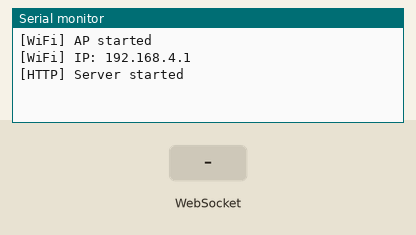
Recording of a sketch running on a simulated ESP32. Shown: the last lines printed to the serial monitor. Inputs (shaded band) come from the test bench. WiFi joins after 1.5 s; servers stay silent unless stated.

Above: at 1.2 s.
1.3 s: WebSocket text "1" received
At 2.2 s:
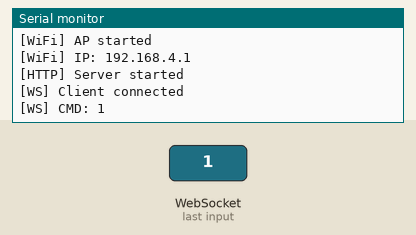
2.8 s: WebSocket text "5" received
At 3.3 s:
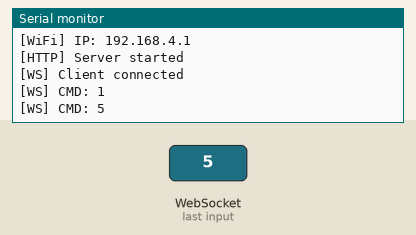

The sketch:

ESP32_BaseStation.ino
```cpp
/*
 * ESP32 Satellite Simulator — WiFi Bridge
 *
 * Receives telemetry from STM32 via UART (Serial2)
 * Hosts a web dashboard with WebSocket for real-time data
 * Sends commands back to STM32 (mode change, alarm thresholds, data dump)
 *
 * Wiring:
 *   ESP32 GPIO16 (RX2) <--- STM32 PA9  (USART1_TX)
 *   ESP32 GPIO17 (TX2) ---> STM32 PA10 (USART1_RX)
 *   GND <---> GND
 *
 * Libraries needed (install via Arduino Library Manager):
 *   - ESPAsyncWebServer
 *   - AsyncTCP
 */

#include <WiFi.h>
#include <AsyncTCP.h>
#include <ESPAsyncWebServer.h>

/* ---- WiFi credentials ---- */
const char* ssid     = "SATELLITE_SIM";
const char* password = "sat12345";

/* ---- UART to STM32 ---- */
#define STM32_BAUD 115200

/* ---- Web server + WebSocket ---- */
AsyncWebServer server(80);
AsyncWebSocket ws("/ws");

/* ---- Latest telemetry line from STM32 ---- */
String lastTelemetry = "";

/* ---- Command protocol to STM32 ---- */
/*
 * Commands sent over UART to STM32:
 *   CMD:MODE:NOMINAL\n
 *   CMD:MODE:SAFE\n
 *   CMD:MODE:SCIENCE\n
 *   CMD:MODE:ERROR_LOW\n
 *   CMD:MODE:ERROR_HIGH\n
 *   CMD:ALARM:TILT:0.8\n
 *   CMD:ALARM:TEMP:50.0\n
 *   CMD:ALARM:PRES_LOW:950.0\n
 *   CMD:ALARM:PRES_HIGH:1050.0\n
 *   CMD:ALARM:ALT_HIGH:2000.0\n
 *   CMD:ALARM:ALT_LOW:-100.0\n
 *   CMD:DUMP\n
 */

/* ---- HTML Dashboard ---- */
const char index_html[] PROGMEM = R"rawliteral(
<!DOCTYPE html>
<html>
<head>
<meta charset="UTF-8">
<meta name="viewport" content="width=device-width, initial-scale=1.0">
<title>Satellite Simulator</title>
<style>
  * { margin: 0; padding: 0; box-sizing: border-box; }
  body { font-family: 'Courier New', monospace; background: #0a0a0a; color: #00ff41; padding: 10px; }
  h1 { text-align: center; font-size: 1.4em; margin-bottom: 10px; color: #00ff41;
       text-shadow: 0 0 10px #00ff41; }
  .status-bar { display: flex; justify-content: space-between; padding: 5px 10px;
                background: #111; border: 1px solid #00ff41; margin-bottom: 10px; font-size: 0.8em; }
  .panel { background: #111; border: 1px solid #333; padding: 10px; margin-bottom: 10px; border-radius: 4px; }
  .panel h2 { font-size: 1em; color: #0af; margin-bottom: 8px; border-bottom: 1px solid #333;
              padding-bottom: 4px; }
  .data-grid { display: grid; grid-template-columns: 1fr 1fr 1fr; gap: 5px; }
  .data-item { font-size: 0.85em; }
  .data-item span { color: #fff; }
  .mode-btns { display: flex; gap: 5px; flex-wrap: wrap; }
  .mode-btns button { flex: 1; padding: 8px; border: 1px solid #333; background: #1a1a1a;
                      color: #ccc; cursor: pointer; font-family: inherit; font-size: 0.8em;
                      border-radius: 3px; min-width: 80px; }
  .mode-btns button:hover { background: #333; }
  .mode-btns button.active { background: #00ff41; color: #000; border-color: #00ff41; }
  .mode-btns button.error-low { border-color: #ff0; }
  .mode-btns button.error-low.active { background: #ff0; color: #000; }
  .mode-btns button.error-high { border-color: #f00; }
  .mode-btns button.error-high.active { background: #f00; color: #fff; }
  .threshold-row { display: flex; align-items: center; gap: 8px; margin: 4px 0; font-size: 0.8em; }
  .threshold-row label { min-width: 90px; }
  .threshold-row input { width: 70px; background: #1a1a1a; border: 1px solid #333; color: #fff;
                          padding: 3px 5px; font-family: inherit; }
  .threshold-row button { padding: 3px 8px; background: #0af; border: none; color: #000;
                           cursor: pointer; font-family: inherit; border-radius: 2px; }
  .btn-dump { width: 100%; padding: 10px; background: #0af; border: none; color: #000;
              cursor: pointer; font-family: inherit; font-size: 0.9em; border-radius: 3px;
              margin-top: 5px; }
  .alarm-flag { display: inline-block; padding: 2px 6px; border-radius: 2px; font-size: 0.8em; margin: 2px; }
  .alarm-ok { background: #1a3a1a; color: #0f0; }
  .alarm-on { background: #3a1a1a; color: #f00; animation: blink 0.5s infinite; }
  @keyframes blink { 50% { opacity: 0.3; } }
  .log { background: #050505; border: 1px solid #333; padding: 5px; height: 100px;
         overflow-y: auto; font-size: 0.7em; color: #666; margin-top: 5px; }
  #wsStatus { color: #f00; }
  #wsStatus.connected { color: #0f0; }
</style>
</head>
<body>
<h1>SATELLITE SIMULATOR</h1>
<div class="status-bar">
  <span>WS: <span id="wsStatus">DISCONNECTED</span></span>
  <span>MODE: <span id="currentMode">--</span></span>
  <span>UPTIME: <span id="uptime">0s</span></span>
</div>

<div class="panel">
  <h2>IMU DATA</h2>
  <div class="data-grid">
    <div class="data-item">AX: <span id="ax">--</span></div>
    <div class="data-item">AY: <span id="ay">--</span></div>
    <div class="data-item">AZ: <span id="az">--</span></div>
    <div class="data-item">GX: <span id="gx">--</span></div>
    <div class="data-item">GY: <span id="gy">--</span></div>
    <div class="data-item">GZ: <span id="gz">--</span></div>
  </div>
  <div class="data-item" style="margin-top:4px">T_IMU: <span id="timu">--</span> C</div>
</div>

<div class="panel">
  <h2>BMP280 DATA</h2>
  <div class="data-grid">
    <div class="data-item">TEMP: <span id="tbmp">--</span> C</div>
    <div class="data-item">PRES: <span id="pres">--</span> hPa</div>
    <div class="data-item">ALT: <span id="alt">--</span> m</div>
  </div>
</div>

<div class="panel">
  <h2>ALARMS</h2>
  <span id="a_tilt" class="alarm-flag alarm-ok">TILT:OK</span>
  <span id="a_temp" class="alarm-flag alarm-ok">TEMP:OK</span>
  <span id="a_pres" class="alarm-flag alarm-ok">PRES:OK</span>
  <span id="a_alt" class="alarm-flag alarm-ok">ALT:OK</span>
</div>

<div class="panel">
  <h2>MODE CONTROL</h2>
  <div class="mode-btns">
    <button id="btnNominal" onclick="sendMode('NOMINAL')">NOMINAL</button>
    <button id="btnSafe" onclick="sendMode('SAFE')">SAFE</button>
    <button id="btnScience" onclick="sendMode('SCIENCE')">SCIENCE</button>
    <button id="btnErrorLow" class="error-low" onclick="sendMode('ERROR_LOW')">ERROR LOW</button>
    <button id="btnErrorHigh" class="error-high" onclick="sendMode('ERROR_HIGH')">ERROR HIGH</button>
  </div>
</div>

<div class="panel">
  <h2>ALARM THRESHOLDS</h2>
  <div class="threshold-row">
    <label>Tilt (g):</label>
    <input type="number" id="thTilt" value="0.8" step="0.1">
    <button onclick="sendThreshold('TILT', 'thTilt')">SET</button>
  </div>
  <div class="threshold-row">
    <label>Temp (C):</label>
    <input type="number" id="thTemp" value="50" step="1">
    <button onclick="sendThreshold('TEMP', 'thTemp')">SET</button>
  </div>
  <div class="threshold-row">
    <label>Pres Low:</label>
    <input type="number" id="thPresLow" value="950" step="5">
    <button onclick="sendThreshold('PRES_LOW', 'thPresLow')">SET</button>
  </div>
  <div class="threshold-row">
    <label>Pres High:</label>
    <input type="number" id="thPresHigh" value="1050" step="5">
    <button onclick="sendThreshold('PRES_HIGH', 'thPresHigh')">SET</button>
  </div>
  <div class="threshold-row">
    <label>Alt High (m):</label>
    <input type="number" id="thAltHigh" value="2000" step="100">
    <button onclick="sendThreshold('ALT_HIGH', 'thAltHigh')">SET</button>
  </div>
  <div class="threshold-row">
    <label>Alt Low (m):</label>
    <input type="number" id="thAltLow" value="-100" step="10">
    <button onclick="sendThreshold('ALT_LOW', 'thAltLow')">SET</button>
  </div>
</div>

<div class="panel">
  <button class="btn-dump" onclick="sendCmd('CMD:DUMP')">REQUEST DATA DUMP</button>
  <div class="log" id="log"></div>
</div>

<script>
let ws;
let uptime = 0;
let currentMode = 'NOMINAL';

function connect() {
  ws = new WebSocket('ws://' + location.host + '/ws');
  ws.onopen = () => {
    document.getElementById('wsStatus').textContent = 'CONNECTED';
    document.getElementById('wsStatus').className = 'connected';
  };
  ws.onclose = () => {
    document.getElementById('wsStatus').textContent = 'DISCONNECTED';
    document.getElementById('wsStatus').className = '';
    setTimeout(connect, 2000);
  };
  ws.onmessage = (e) => {
    let d = e.data.trim();
    if (d.startsWith('MODE:')) {
      currentMode = d.substring(5);
      document.getElementById('currentMode').textContent = currentMode;
      updateModeButtons();
      return;
    }
    if (d.startsWith('LOG:')) {
      appendLog(d.substring(4));
      return;
    }
    /* Parse CSV telemetry: AX,AY,AZ,GX,GY,GZ,T_IMU,T_BMP,P,ALT,JX,JY,ALARMS */
    let v = d.split(',');
    if (v.length >= 13) {
      document.getElementById('ax').textContent = v[0];
      document.getElementById('ay').textContent = v[1];
      document.getElementById('az').textContent = v[2];
      document.getElementById('gx').textContent = v[3];
      document.getElementById('gy').textContent = v[4];
      document.getElementById('gz').textContent = v[5];
      document.getElementById('timu').textContent = v[6];
      document.getElementById('tbmp').textContent = v[7];
      document.getElementById('pres').textContent = v[8];
      document.getElementById('alt').textContent = v[9];
      let alarms = parseInt(v[12]);
      setAlarm('a_tilt', 'TILT', alarms & 1);
      setAlarm('a_temp', 'TEMP', alarms & 2);
      setAlarm('a_pres', 'PRES', alarms & 4);
      setAlarm('a_alt', 'ALT', alarms & 8);
    }
  };
}

function setAlarm(id, name, on) {
  let el = document.getElementById(id);
  el.textContent = name + ':' + (on ? '!!' : 'OK');
  el.className = 'alarm-flag ' + (on ? 'alarm-on' : 'alarm-ok');
}

function sendCmd(cmd) {
  if (ws && ws.readyState === 1) ws.send(cmd);
  appendLog('> ' + cmd);
}

function sendMode(mode) {
  sendCmd('CMD:MODE:' + mode);
}

function sendThreshold(param, inputId) {
  let val = document.getElementById(inputId).value;
  sendCmd('CMD:ALARM:' + param + ':' + val);
}

function updateModeButtons() {
  ['Nominal','Safe','Science','ErrorLow','ErrorHigh'].forEach(m => {
    document.getElementById('btn'+m).classList.remove('active');
  });
  let map = {'NOMINAL':'Nominal','SAFE':'Safe','SCIENCE':'Science',
             'ERROR_LOW':'ErrorLow','ERROR_HIGH':'ErrorHigh'};
  if (map[currentMode]) document.getElementById('btn'+map[currentMode]).classList.add('active');
}

function appendLog(msg) {
  let log = document.getElementById('log');
  log.innerHTML += msg + '<br>';
  log.scrollTop = log.scrollHeight;
}

setInterval(() => {
  uptime++;
  document.getElementById('uptime').textContent = uptime + 's';
}, 1000);

connect();
</script>
</body>
</html>
)rawliteral";

/* ---- WebSocket event handler ---- */
void onWsEvent(AsyncWebSocket *server, AsyncWebSocketClient *client,
               AwsEventType type, void *arg, uint8_t *data, size_t len)
{
  if (type == WS_EVT_CONNECT)
  {
    Serial.println("[WS] Client connected");
    /* Send current mode */
    client->text("MODE:NOMINAL");
  }
  else if (type == WS_EVT_DISCONNECT)
  {
    Serial.println("[WS] Client disconnected");
  }
  else if (type == WS_EVT_DATA)
  {
    /* Forward command to STM32 */
    String cmd = "";
    for (size_t i = 0; i < len; i++) cmd += (char)data[i];
    cmd.trim();
    Serial.println("[WS] CMD: " + cmd);

    /* Send to STM32 via UART */
    Serial2.println(cmd);

    /* Echo back to all WS clients */
    ws.textAll("LOG:" + cmd + " -> sent");
  }
}

void setup()
{
  Serial.begin(115200);   /* Debug USB */
  Serial2.begin(STM32_BAUD, SERIAL_8N1, 16, 17);  /* UART to STM32: RX=16, TX=17 */

  /* Start WiFi as Access Point */
  WiFi.softAP(ssid, password);
  Serial.println("[WiFi] AP started");
  Serial.print("[WiFi] IP: ");
  Serial.println(WiFi.softAPIP());

  /* WebSocket */
  ws.onEvent(onWsEvent);
  server.addHandler(&ws);

  /* HTTP */
  server.on("/", HTTP_GET, [](AsyncWebServerRequest *request){
    request->send_P(200, "text/html", index_html);
  });

  server.begin();
  Serial.println("[HTTP] Server started");
}

void loop()
{
  /* Read telemetry from STM32 and forward to WebSocket clients */
  if (Serial2.available())
  {
    String line = Serial2.readStringUntil('\n');
    line.trim();
    if (line.length() > 0)
    {
      lastTelemetry = line;
      ws.textAll(line);
    }
  }

  /* Cleanup disconnected clients */
  ws.cleanupClients();

  delay(1);
}
```

Measured:
- after the input at 1.3 s, the serial monitor: prints a new line at once (image 1)
- after the input at 2.8 s, the serial monitor: prints a new line at once (image 2)
